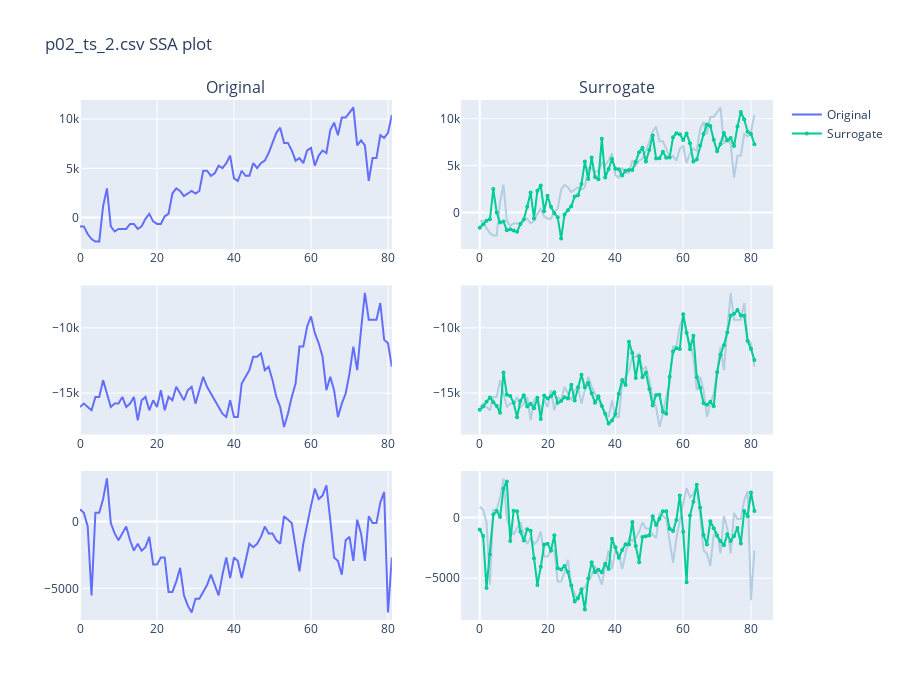

The code cell stored with this chart in its notebook:
### Markdown cell above
#### Plot Output Graph

### Code cell
from screen.utils.utils import plotly_gen

plotly_gen(file_data, surr_data, _numComp=_numComp, _file_name=_file_name, is_jupyter=True)
